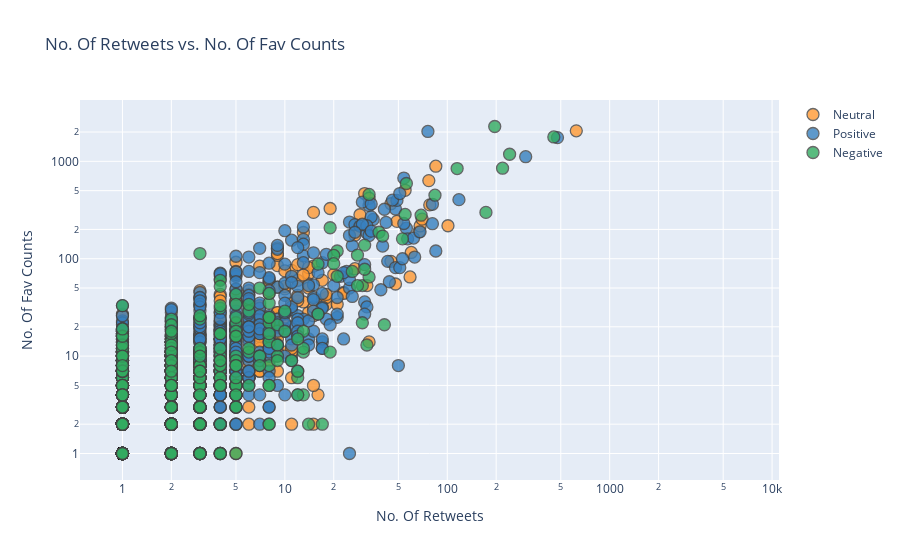

Here is the notebook cell this chart was saved with:
### Markdown cell above
# No. Of Retweets vs. No. Of Fav Counts

### Code cell
df.iplot(x='retweet_count', y = 'favorite_count', mode='markers'
        , categories='Sentiment',layout=dict(
        xaxis=dict(type='log', title='No. Of Retweets'),
        yaxis=dict(type='log', title='No. Of Fav Counts'),
        title='No. Of Retweets vs. No. Of Fav Counts'))

### Figure 1 — Plotly figure (JSON) as saved in the notebook; plotly's stock layout.template omitted (floating-point values rounded to 4 significant figures; data arrays with more than 128 entries replaced by an {"elided": "..."} marker saying what was removed)
{"data": [{"marker": {"color": "rgba(255, 153, 51, 1.0)", "line": {"width": 1.3}, "opacity": 0.8, "size": 12, "symbol": "circle"}, "mode": "markers", "name": "Neutral", "textfont": {"color": "#4D5663"}, "type": "scatter", "x": {"elided": "8187 int values"}, "y": {"elided": "8187 int values"}}, {"marker": {"color": "rgba(55, 128, 191, 1.0)", "line": {"width": 1.3}, "opacity": 0.8, "size": 12, "symbol": "circle"}, "mode": "markers", "name": "Positive", "textfont": {"color": "#4D5663"}, "type": "scatter", "x": {"elided": "8563 int values"}, "y": {"elided": "8563 int values"}}, {"marker": {"color": "rgba(50, 171, 96, 1.0)", "line": {"width": 1.3}, "opacity": 0.8, "size": 12, "symbol": "circle"}, "mode": "markers", "name": "Negative", "textfont": {"color": "#4D5663"}, "type": "scatter", "x": {"elided": "4097 int values"}, "y": {"elided": "4097 int values"}}], "layout": {"title": {"text": "No. Of Retweets vs. No. Of Fav Counts"}, "xaxis": {"title": {"text": "No. Of Retweets"}, "type": "log"}, "yaxis": {"title": {"text": "No. Of Fav Counts"}, "type": "log"}}}
